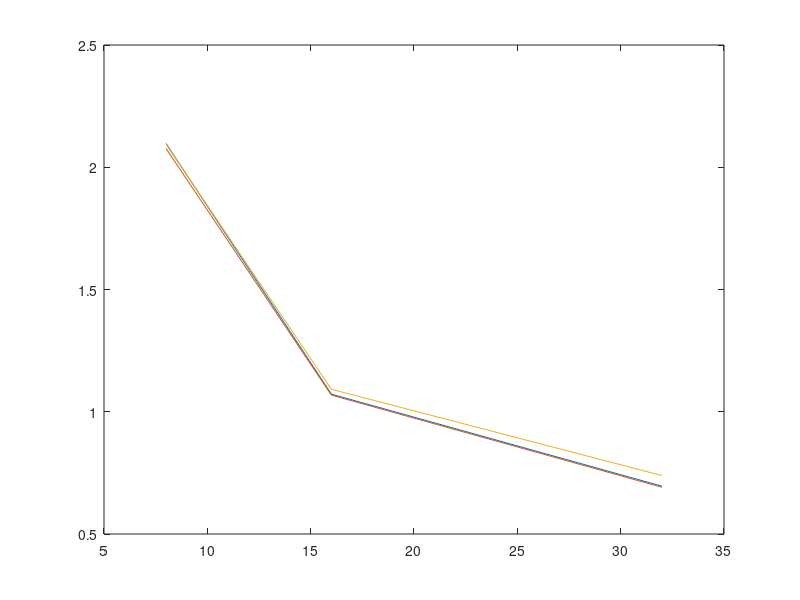

Write the MATLAB code that produced this figure.

% Result from bucketsort 1.000 100.000.000
% for 8 16 32 threads
method1_1k = [2.0973 1.0721 0.6956];
method2_1k = [2.0771 1.0682 0.6911];
method3_1k = [2.0943 1.0920 0.7391];

% 1.000 threads all the time
method4_1k = 1.1225;

% Result from bucketsort 10.000 100.000.000
% for 8 16 32 threads
method1_10k = [1.7037 0.8651 0.5064];
method2_10k = [1.7020 0.8711 0.5882];
method3_10k = [1.6898 0.8537 0.4959];

% method 4 did not work for 10.000

threads = [8 16 32];

plot(threads, method1_1k, threads, method2_1k, threads, method3_1k)